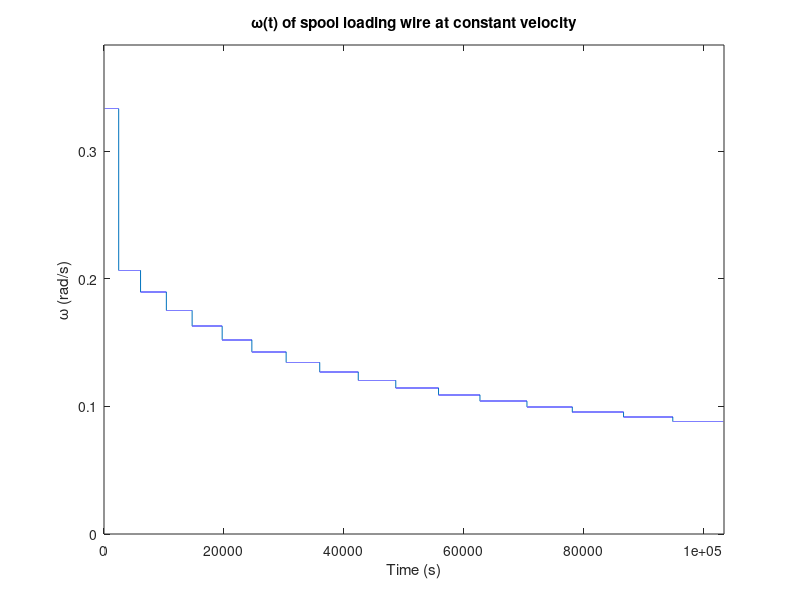

Recreate this plot in MATLAB.
%% Connor McGarty, cmcgarty - HW01: CONTINUOUS LOADING OF WIRE ON A SPOOL
% File: cmcgarty_EE254_HW01_WIRE_LOADING.m
%
% Submission Date: Thursday, January 30, 2020 - 1/30/20
%
% Problem: Determine 
% $\omega(t)$
% (angular velocity of spool) loading a length of wire such that 
% $v(t)$
% (velocity of wire) is constant. Plot 
% $\omega(t)$
% .

%% Parameters 

% Define parameters (chosen by myself)
clear;clc;close all;
r_spool_min = 3; % ft - diameter of empty spool
r_spool_max = 10; % ft - diameter of full spool
w_spool = 3; % ft - width of spool
r_wire = .25; % ft - wire radius
h_w = sqrt(3) * r_wire; % distance between midpoint of one layer to the next
r_current = r_spool_min;
layer_count = 1; % number of full turns around the spool

v_constant = 1; % m/s
t_init = 0; % s 
t_delta = .1; % s
t_vector = [t_init]; % s 

theta_init = 0; % rad
theta_current = theta_init;

omega_init = v_constant / r_spool_min; % rad/s
omega_time = [omega_init]; % rad/s
omega_current = omega_init;
% depending on even/odd layer, affects # turns. 
% odd layer = round(w_spool/r_wire),
% even layer = round(w_spool/r_wire) - 1
turns_per_layer = round(w_spool / r_wire); % first layer is odd (1)
turns_current = 0; % count turns for current layer

iteration = 1;
done = false; % loop flag

%% Algorithm

while (done == false)
    iteration = iteration + 1;

    omega_current = v_constant / r_current;
    omega_time(iteration) = omega_current;
    
    theta_previous = theta_current;
    theta_current = theta_previous + omega_current * t_delta;
    t_vector(iteration) = t_vector(end) + 1;
    
    % FIX THIS LINE (if)
    if (theta_current >= (2*pi))
        theta_current = theta_current - 2*pi;
        turns_current = turns_current + 1;
    end
    
    if (turns_current > turns_per_layer)
        turns_current = 0;
        layer_count = layer_count + 1;
        r_current = r_spool_min + (r_wire + (layer_count - 1) * h_w) + (.5 / h_w);
    end
    
    if (mod(layer_count,2) == 1)
        turns_per_layer = round(w_spool / r_wire);
    else
        turns_per_layer = round(w_spool / r_wire) - 1;
    end    
    

    if (r_spool_min + (r_wire + (layer_count - 1) * h_w) + (.5 * h_w) >= r_spool_max ...
        & turns_current == turns_per_layer)
        done = true;
    end
    
end

plot(t_vector,omega_time);
xlabel('Time (s)');
ylabel('\omega (rad/s)');
title('\omega(t) of spool loading wire at constant velocity');
axis([0, t_vector(end), 0, omega_time(1) + 0.05]);